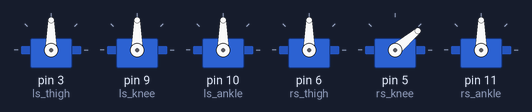
The sketch below on a simulated Arduino Uno, built with avr-gcc and run on an emulated ATmega328P. Shown: 6 × servo.

Above: at 0.15 s.
Timing chart, 0 to 1.6 s (numbered marks = the images above):
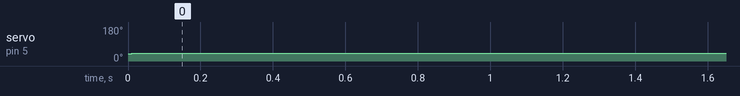

The sketch:

sketch_mar30a.ino
```cpp
#include<Servo.h>
Servo ls_thigh;
Servo ls_knee;
Servo ls_ankle;
Servo rs_thigh;
Servo rs_knee;
Servo rs_ankle;
int servopos=0;


void setup() {
  ls_thigh.attach(3);
  ls_knee.attach(9);
  ls_ankle.attach(10);
  rs_thigh.attach(6);
  rs_knee.attach(5);
  rs_ankle.attach(11);
  // put your setup code here, to run once:

}

void loop()
{
  for(servopos = 90; servopos < 90; servopos++)
   {
   ls_thigh.write(servopos);
   delay(10);
   }
     for(servopos = 90; servopos > 90; servopos--)
   {
   ls_thigh.write(servopos);
   delay(10);
   }
   for(servopos = 93; servopos < 93; servopos++)
   {
   rs_thigh.write(servopos);
   delay(10);
   }

    for(servopos = 93; servopos > 93; servopos--)
   {
   rs_thigh.write(servopos);
   delay(10);
   }
   for(servopos = 39; servopos < 40; servopos++)
   {
   rs_knee.write(servopos);
   delay(10);
   }

    for(servopos = 40; servopos > 39; servopos--)
   {
   rs_knee.write(servopos);
   delay(10);
   }
   for(servopos = 90; servopos < 90; servopos++)
   {
   ls_knee.write(servopos);
   delay(10);
   }

    for(servopos = 90; servopos > 90; servopos--)
   {
   ls_knee.write(servopos);
   delay(10);
   }


}
```

Measured:
- by itself, servo on pin 5 (rs_knee): 39° → 40° at 0.01 s
